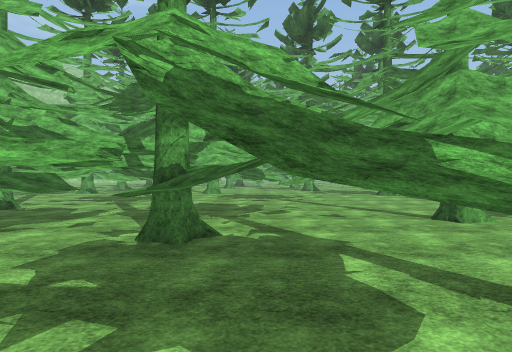
[1] (above)

24 first-person views from a walk through a Unity game level. The camera is 1.5 m above the floor, looks level and sees 80° across. The floor is counted in squares, 2 m on a side. Each view is taken from the middle of a square. On the plan, view 1 faces up. The plan holds only what a view shows up to about 10 squares ahead; the rest is blank. The place goes on beyond the plan. The player is left out. Some surface patterns are stand-ins.

[2]
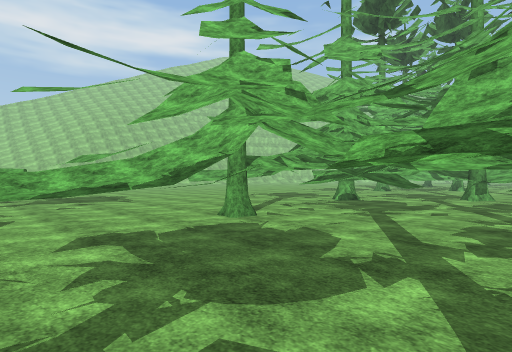

[3]
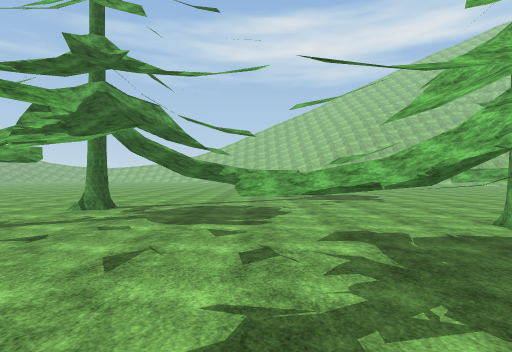

[4]
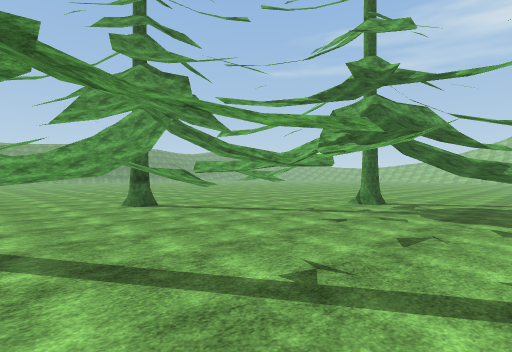

[5]
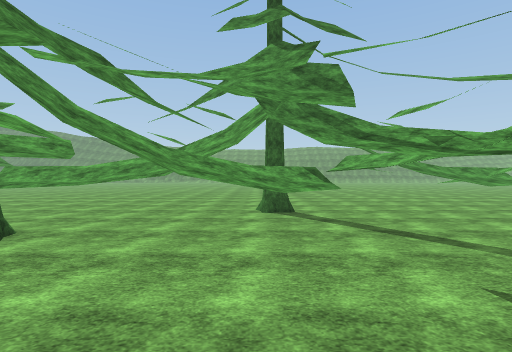

[6]
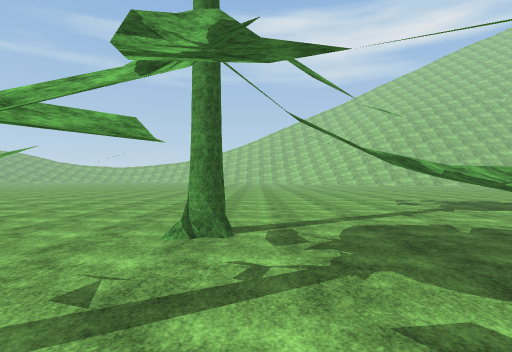

[7]
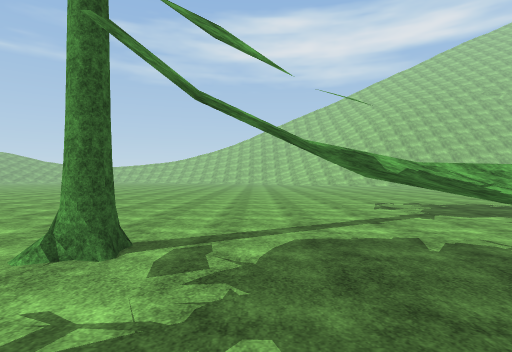

[8]
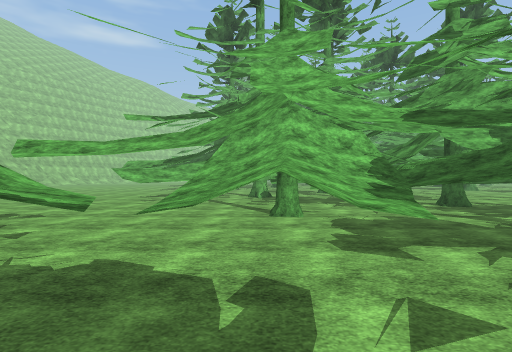

[9]
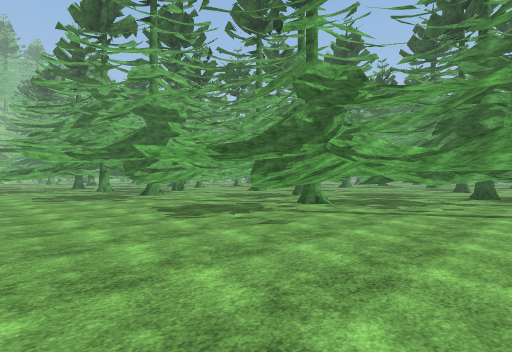

[10]
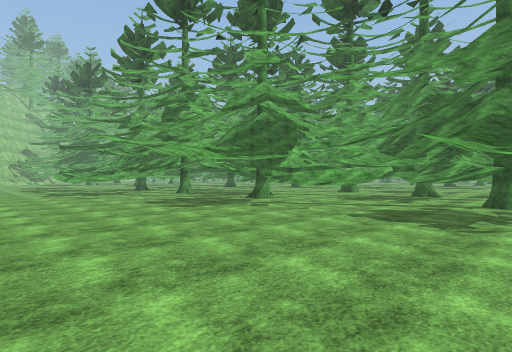

[11]
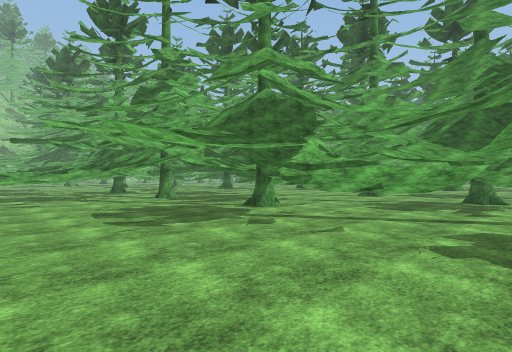

[12]
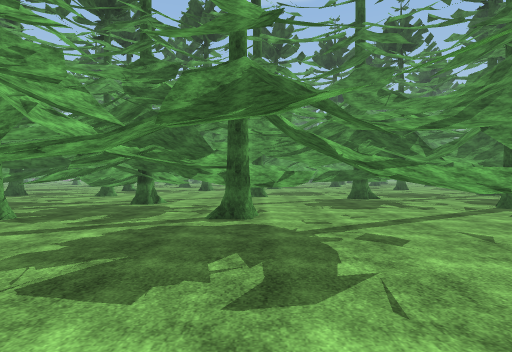

[13]
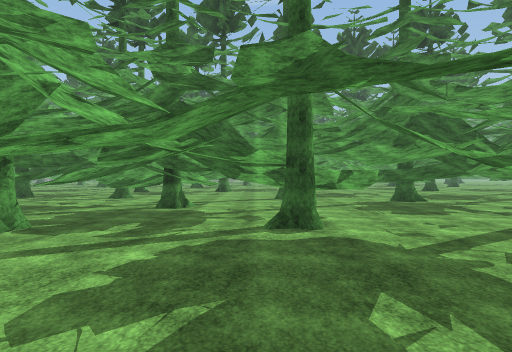

[14]
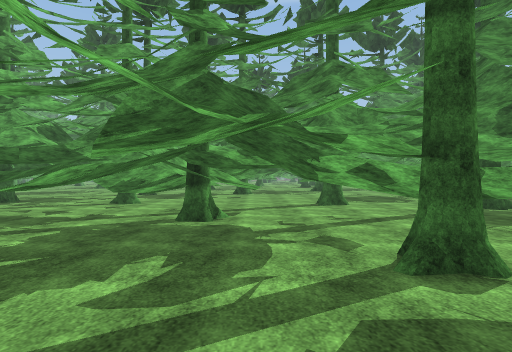

[15]
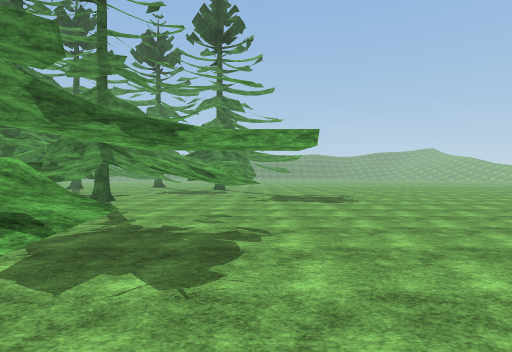

[16]
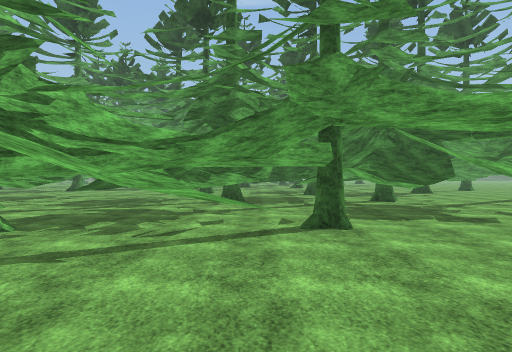

[17]
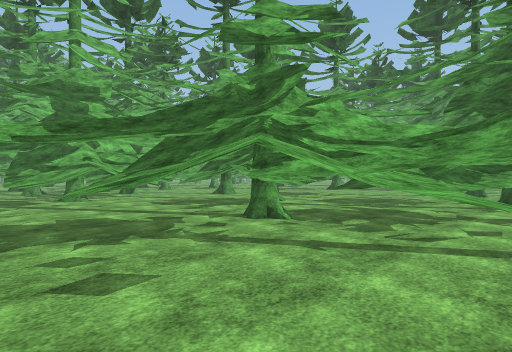

[18]
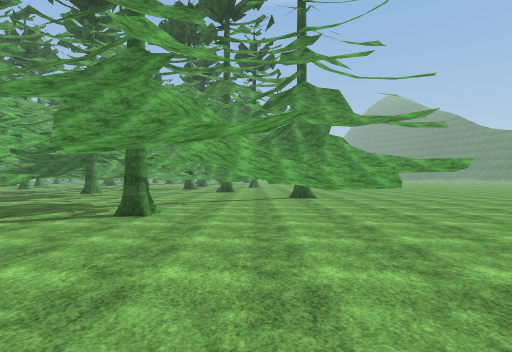

[19]
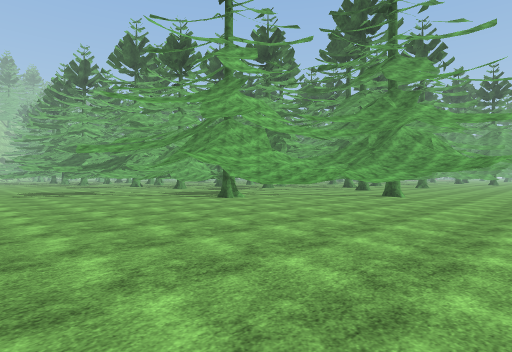

[20]
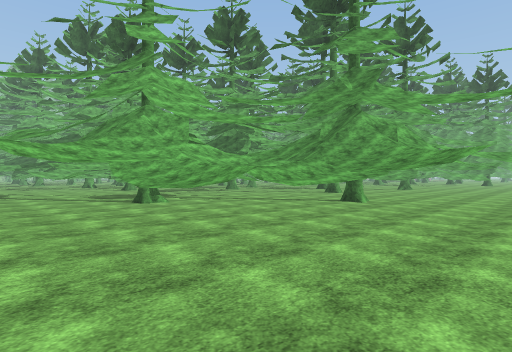

[21]
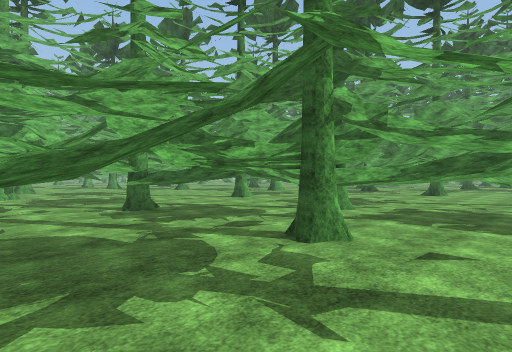

[22]
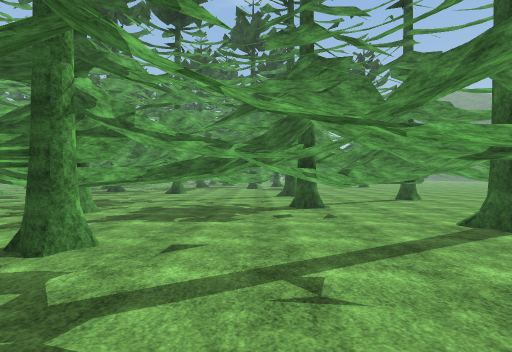

[23]
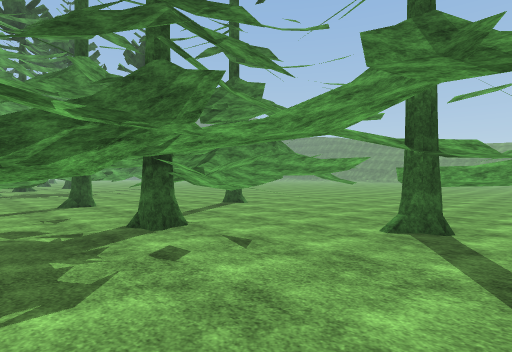

[24]
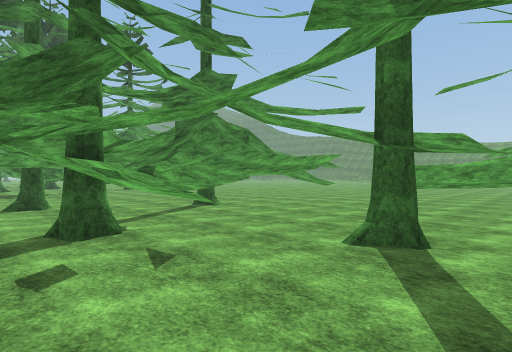

### Floor plan
Key: @ floor where view 1 was taken; # wall or solid block; . floor; O other object.
Columns run from 15 left of view 1 to 9 right of it. Each row starts with its distance up from view 1.
 19     OOOO     OO
 18  ..OO..O.  O
 17  ...OO  OO OOO
 16  ......OOOOOOOO
 15  .........OO  O
 14  .......OO O  O
 13  .......OOOOO O
 12  ........OOOOO
 11 ......O  OOOOOOO
 10 ......OOOOOOOOOO  OO
  9 ......OOOOOOOO OO
  8 ........OOOO    O
  7 ........OOOO
  6 ......O.O##OO OOOOO
  5 .....OOOOOOOOO      OO
  4 .....OOOOOOOOOO
  3 ......O.O..OOOOOO
  2 ..........OOOOOO O
  1 ..........OOOO O O
  0 ........OOOO.O @OO OO
 -1 ......OOOOOO..#.OO OOO O
 -2 ......OOOOO.....OOO OOOO
 -3 .....OO.O......OOOO...O O
 -4 .....O..........OOOO..O .
 -5 ..................OO    .
 -6 .......#.....O.O..OOOO  .
 -7 ............OO.O.O  OOOO.
 -8 ......O.OO.OOOOO O OOO
 -9 ......OOOO.O O O .  ..
-10 ......OOO...O.OO.....O
-11 .......OOO...........
-12 ........O ...........
-13 ......... ...........
-14 ............ .....

Positions as (right, up) in squares from view 1, and headings:
1: (0, 0), facing up
2: (-1, -2), facing up-left
3: (-1, -2), facing left
4: (0, -2), facing down-left
5: (-3, -3), facing down
6: (-4, -5), facing left
7: (-5, -4), facing left
8: (-6, -4), facing up
9: (-13, 2), facing up-right
10: (-15, 6), facing up-right
11: (-13, 8), facing up-right
12: (-13, 13), facing right
13: (-12, 14), facing right
14: (-10, 15), facing right
15: (-10, 11), facing down
16: (-10, 3), facing right
17: (-10, 3), facing up-right
18: (-14, -8), facing right
19: (-15, -14), facing up-right
20: (-12, -14), facing up-right
21: (-4, -3), facing up-right
22: (-4, -3), facing right
23: (-1, -2), facing down-right
24: (-1, -3), facing down-right
